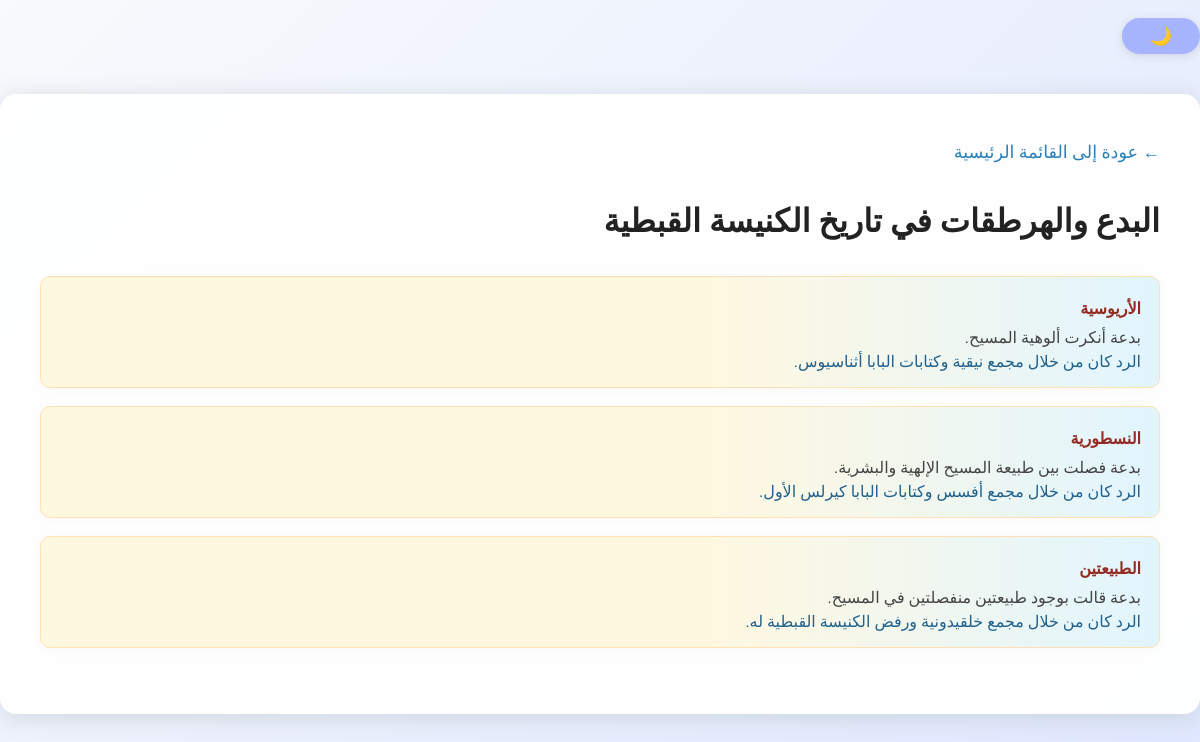
The page /heresies.php on the database its author committed.
### tables this page shows
CREATE TABLE heresies (
    id INT AUTO_INCREMENT PRIMARY KEY,  
    name VARCHAR(255) NOT NULL,         
    description TEXT,                   
    response TEXT                       
);

### heresies.php (the view, shortened to what this page needs)
<?php
$host = 'localhost';
$user = 'root';
$pass = '';
$db   = 'coptic_patriarchs';
$conn = new mysqli($host, $user, $pass, $db);
$sql = 'SELECT * FROM heresies';
$result = $conn->query($sql);
?>
<!DOCTYPE html>
<html lang="ar" dir="rtl">
<head>
    <link rel="stylesheet" href="style.css">
</head>
<body>
    <button class="theme-toggle" id="themeToggle" title="تبديل الوضع الليلي/النهاري" aria-label="تبديل الوضع الليلي/النهاري">
        <span id="themeIcon">🌙</span>
    </button>
    <div class="container">
        <a href="index.php" class="back-link">&larr; عودة إلى القائمة الرئيسية</a>
        <h1>البدع والهرطقات في تاريخ الكنيسة القبطية</h1>
        <div class="heresy-section">
            <?php
            if ($result && $result->num_rows > 0) {
                while ($row = $result->fetch_assoc()) {
                    echo '<div class="heresy-card">';
                    echo '<div class="heresy-name">' . htmlspecialchars($row['name']) . '</div>';
                    echo '<div class="heresy-desc">' . htmlspecialchars($row['description']) . '</div>';
                    echo '<div class="heresy-response">' . htmlspecialchars($row['response']) . '</div>';
                    echo '</div>';
                }
            } else {
                echo '<div>لا يوجد بدع أو هرطقات في قاعدة البيانات.</div>';
            }
            ?>
        </div>
    </div>
</body>
</html>

### style.css (style rules this page uses)
:root { --main-bg: linear-gradient(135deg, #f8fafc 0%, #e0e7ff 100%); --main-text: #222; --card-bg: rgba(255,255,255,0.95); --card-shadow: #bfc9d1aa; --header-color: #2d3a4a; --header-shadow: 0 2px 18px #bfc9d1; --header-gradient: linear-gradient(90deg, #a5b4fc 0%, #f8fafc 100%); --header-border: #a5b4fc; }
body { font-family: 'Tajawal', 'Cairo', Arial, sans-serif; background: var(--main-bg); min-height: 100vh; margin: 0; color: var(--main-text); transition: background 0.4s, color 0.4s; }
.theme-toggle { display: inline-block; margin: 18px auto 0 auto; padding: 8px 28px; background: #a5b4fc; color: #232946; border: none; border-radius: 22px; font-size: 1.1em; font-family: 'Tajawal', Arial, sans-serif; font-weight: bold; cursor: pointer; box-shadow: 0 2px 8px #bfc9d1aa; transition: background 0.3s, color 0.3s; }
.container { max-width: 1200px; margin: 40px auto; background: var(--card-bg); border-radius: 16px; box-shadow: 0 4px 24px var(--card-shadow); padding: 48px 40px; color: var(--main-text); transition: background 0.4s, color 0.4s; }
.back-link { display: inline-block; margin-bottom: 18px; color: #2980b9; text-decoration: none; font-size: 1.1em; font-family: 'Tajawal', Arial, sans-serif; transition: color 0.18s; }
.heresy-section { margin-top: 36px; }
.heresy-card { background: linear-gradient(90deg, #fff8e1 60%, #e1f5fe 100%); color: #3e2723; border: 1px solid #ffe0b2; border-radius: 10px; padding: 16px 18px; margin-bottom: 18px; box-shadow: 0 2px 8px #f9ecec55; }
.heresy-name { font-weight: bold; color: #922b21; margin-bottom: 5px; font-family: 'Cairo', 'Tajawal', Arial, sans-serif; }
.heresy-desc { color: #444; margin-bottom: 5px; font-family: 'Tajawal', Arial, sans-serif; }
.heresy-response { color: #21618c; font-family: 'Tajawal', Arial, sans-serif; }

### rows shown on the page
heresies: name "الأريوسية", description "بدعة أنكرت ألوهية المسيح.", response "الرد كان من خلال مجمع نيقية وكتابات البابا أثناسيوس."
heresies: name "النسطورية", description "بدعة فصلت بين طبيعة المسيح الإلهية والبشرية.", response "الرد كان من خلال مجمع أفسس وكتابات البابا كيرلس الأول."
heresies: name "الطبيعتين", description "بدعة قالت بوجود طبيعتين منفصلتين في المسيح.", response "الرد كان من خلال مجمع خلقيدونية ورفض الكنيسة القبطية له."
